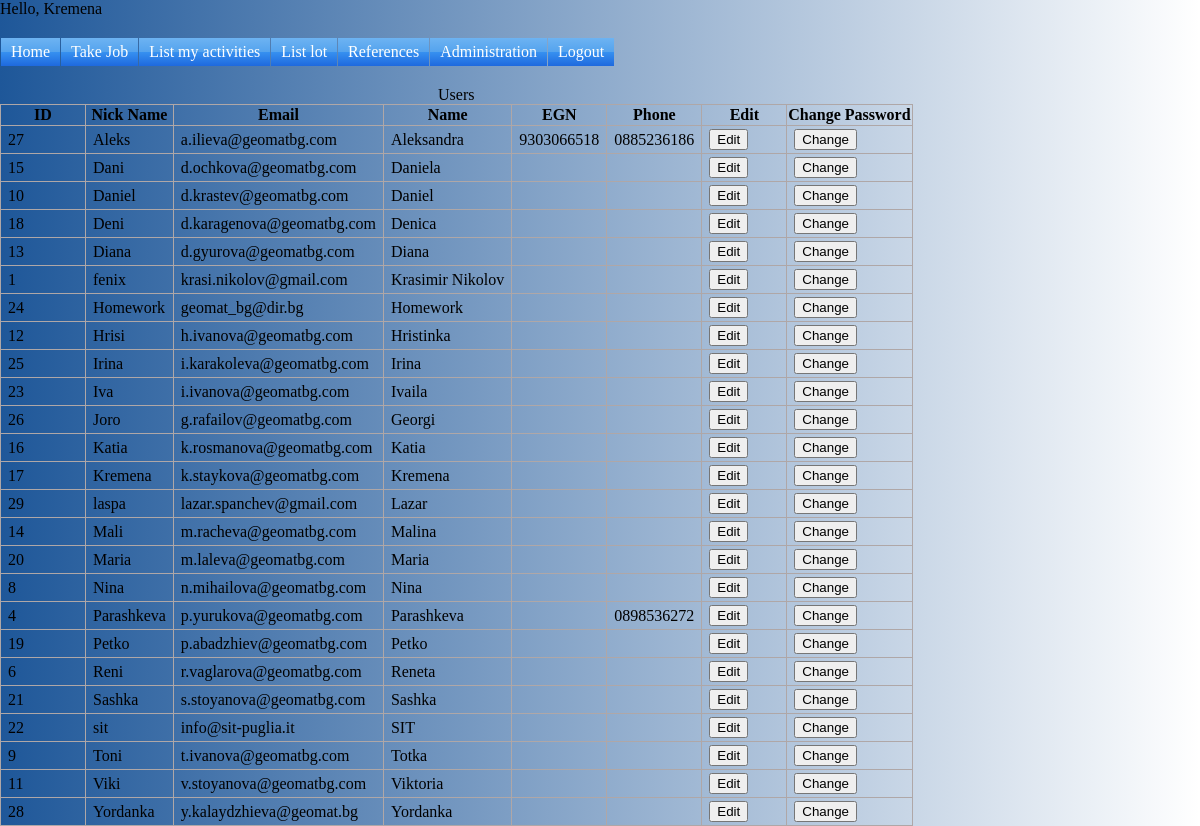
The page /users.php (signed in) on the database its author committed.
### tables this page shows
CREATE TABLE `users` (
  `id` int(10) unsigned NOT NULL AUTO_INCREMENT,
  `nickname` varchar(40) NOT NULL,
  `password` varchar(32) NOT NULL,
  `email` varchar(40) NOT NULL,
  `rights` tinyint(3) unsigned NOT NULL DEFAULT '1',
  `name` varchar(30) NOT NULL,
  `sirname` varchar(30) NOT NULL,
  `family` varchar(30) NOT NULL,
  `position` varchar(30) NOT NULL,
  `start_job` date NOT NULL DEFAULT '0000-00-00',
  `end_job` date NOT NULL DEFAULT '0000-00-00',
  `egn` varchar(10) NOT NULL,
  `phone` varchar(30) NOT NULL,
  PRIMARY KEY (`id`),
  UNIQUE KEY `nickname` (`nickname`),
  KEY `rights` (`rights`),
  KEY `email` (`email`),
  KEY `password` (`password`)
);

### users.php (the view, shortened to what this page needs)
<?php
include_once 'inc/config.php';
if (($_SESSION['logged_in'] != true) || ((int) $_SESSION['user']['rights'] < 5 )) {
    header('Location: login.php');
    exit;
} else {
    include 'inc/head.php';
    $result = $db->query('SELECT id, nickname, email, name, egn, phone FROM users ORDER BY nickname');
    ?>
    <table>
        <caption>Users</caption>
        <tr>
            <th>ID</th>
            <th>Nick Name</th>
            <th>Email</th>
            <th>Name</th>
            <th>EGN</th>
            <th>Phone</th>
            <th>Edit</th>
            <th>Change Password</th>
        </tr>
        <?php while ($row = $result->fetch()) { ?>
            <tr id="<?php echo $row['id']; ?>">
                <td><?php echo $row['id']; ?></td>
                <td><?php echo $row['nickname']; ?></td>
                <td><?php echo $row['email']; ?></td>
                <td><?php echo $row['name']; ?></td>
                <td><?php echo $row['egn']; ?></td>
                <td><?php echo $row['phone']; ?></td>
                <td><button onclick="ShowEditUser(<?php echo $row['id']; ?>)">Edit</button></td>
                <td><button onclick="ShowChangePassword(<?php echo $row['id']; ?>)">Change</button></td>
            </tr>
        <?php } ?>
    </table>
    <?php
    include 'inc/footer.php';
}

### style.css (style rules this page uses)
body, ul, li, div, p { margin: 0; padding: 0; }
body { font-family: Calibri; font-size: 16px; background: -moz-linear-gradient(left, rgba(30,87,153,1) 0%, rgba(125,185,232,0) 100%); background: -webkit-gradient(linear, left top, right top, color-stop(0%,rgba(30,87,153,1)), color-stop(100%,rgba(125,185,232,0))); background: -webkit-linear-gradient(left, rgba(30,87,153,1) 0%,rgba(125,185,232,0) 100%); background: -o-linear-gradient(left, rgba(30,87,153,1) 0%,rgba(125,185,232,0) 100%); background: -ms-linear-gradient(left, rgba(30,87,153,1) 0%,rgba(125,185,232,0) 100%); background: linear-gradient(to right, rgba(30,87,153,1) 0%,rgba(125,185,232,0) 100%); filter: progid:DXImageTransform.Microsoft.gradient( startColorstr='#1e5799', endColorstr='#007db9e8',GradientType=1 ); }
table, td, th { border: 1px solid rgb(175, 167, 167); border-collapse: collapse; }
td { padding: 3px 7px; min-width: 70px; }

### rows shown on the page
users: id "27", nickname "Aleks", email "a.ilieva@geomatbg.com", name "Aleksandra", egn "9303066518", phone "0885236186"
users: id "15", nickname "Dani", email "d.ochkova@geomatbg.com", name "Daniela"
users: id "10", nickname "Daniel", email "d.krastev@geomatbg.com", name "Daniel"
users: id "18", nickname "Deni", email "d.karagenova@geomatbg.com", name "Denica"
users: id "13", nickname "Diana", email "d.gyurova@geomatbg.com", name "Diana"
users: id "1", nickname "fenix", email "krasi.nikolov@gmail.com", name "Krasimir Nikolov"
users: id "24", nickname "Homework", email "geomat_bg@dir.bg", name "Homework"
users: id "12", nickname "Hrisi", email "h.ivanova@geomatbg.com", name "Hristinka"
users: id "25", nickname "Irina", email "i.karakoleva@geomatbg.com", name "Irina"
users: id "23", nickname "Iva", email "i.ivanova@geomatbg.com", name "Ivaila"
users: id "26", nickname "Joro", email "g.rafailov@geomatbg.com", name "Georgi"
users: id "16", nickname "Katia", email "k.rosmanova@geomatbg.com", name "Katia"
users: id "17", nickname "Kremena", email "k.staykova@geomatbg.com", name "Kremena"
users: id "29", nickname "laspa", email "lazar.spanchev@gmail.com", name "Lazar"
users: id "14", nickname "Mali", email "m.racheva@geomatbg.com", name "Malina"
users: id "20", nickname "Maria", email "m.laleva@geomatbg.com", name "Maria"
users: id "8", nickname "Nina", email "n.mihailova@geomatbg.com", name "Nina"
users: id "4", nickname "Parashkeva", email "p.yurukova@geomatbg.com", name "Parashkeva", phone "0898536272"
users: id "19", nickname "Petko", email "p.abadzhiev@geomatbg.com", name "Petko"
users: id "6", nickname "Reni", email "r.vaglarova@geomatbg.com", name "Reneta"
users: id "21", nickname "Sashka", email "s.stoyanova@geomatbg.com", name "Sashka"
users: id "22", nickname "sit", email "info@sit-puglia.it", name "SIT"
users: id "9", nickname "Toni", email "t.ivanova@geomatbg.com", name "Totka"
users: id "11", nickname "Viki", email "v.stoyanova@geomatbg.com", name "Viktoria"
users: id "28", nickname "Yordanka", email "y.kalaydzhieva@geomat.bg", name "Yordanka"

### other values the page prints
$_SESSION['user']['name'] "Kremena"
